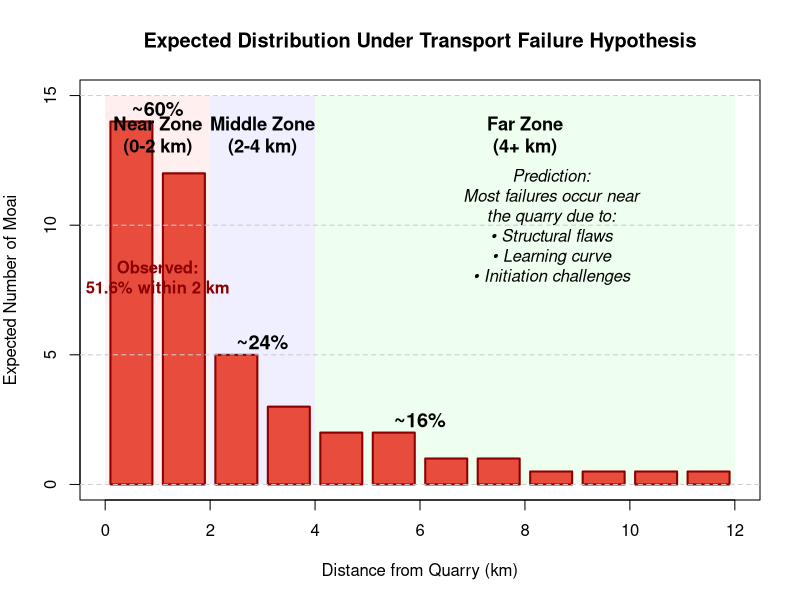
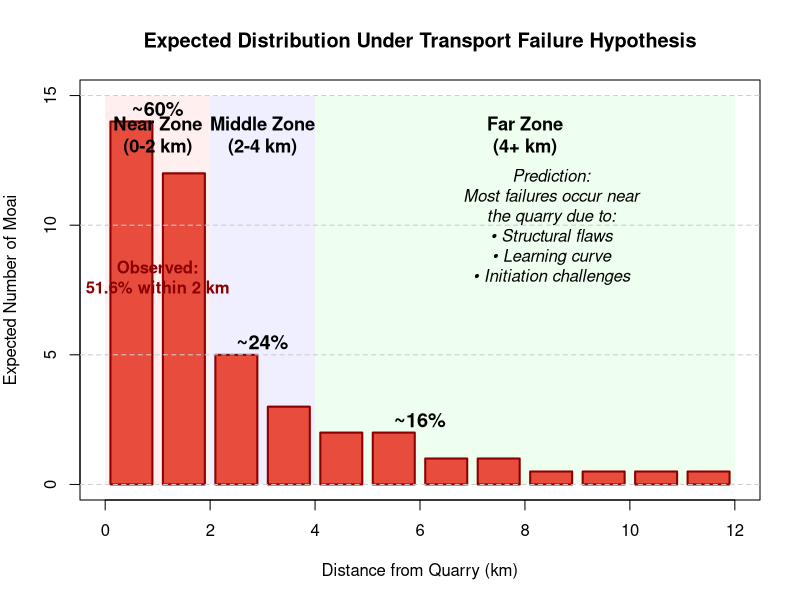
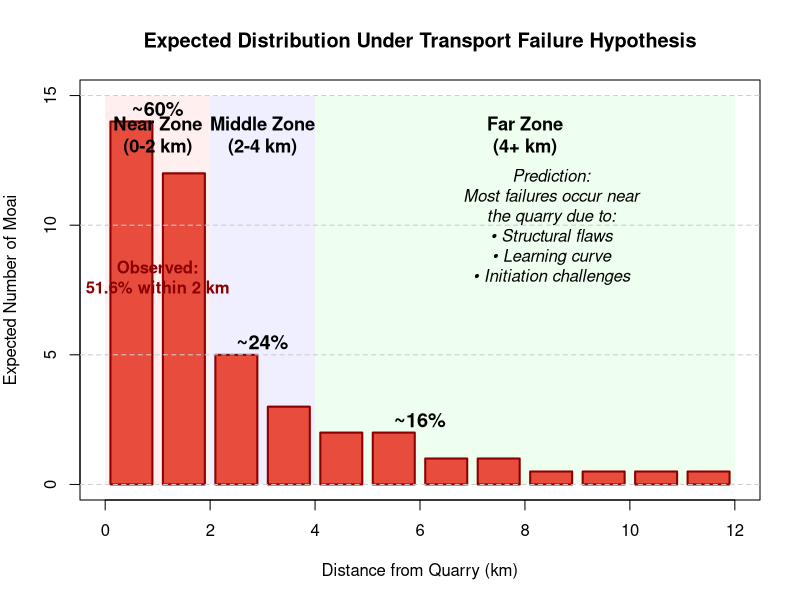
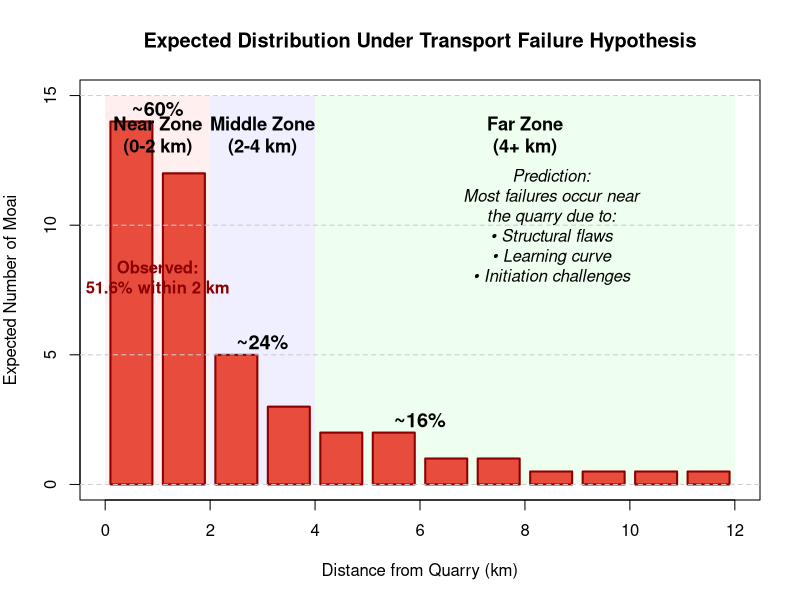

These figures' R source, in order:
#!/usr/bin/env Rscript
# Standalone R code for Figure 11: Expected distribution of road moai under transport failure hypothesis
# From: "Transport Failure Analysis of Easter Island Road Moai"

# Load required libraries (install if needed)
if (!require("ragg")) install.packages("ragg")
if (!require("svglite")) install.packages("svglite")

library(ragg)
library(svglite)

# Define color palette
moai_colors <- c(
  early = "#e74c3c",
  middle = "#3498db", 
  late = "#2ecc71",
  highlight = "#e74c3c",
  secondary = "#34495e"
)

# Create the observed percentage value
# (In the original, this was calculated from actual data)
# Here we use the reported value of 51.6% within 2 km
observed_percent_within_2km <- 51.6

# Function to create transport failure expectation figure
create_transport_failure_figure <- function(observed_pct = 51.6) {
  # Set up single panel figure
  par(mar = c(5, 4, 4, 2))
  
  # Define distance range
  max_dist <- 12
  
  # Create plot
  plot(0, 0, type = "n", xlim = c(0, max_dist), ylim = c(0, 15),
       xlab = "Distance from Quarry (km)", 
       ylab = "Expected Number of Moai",
       main = "Expected Distribution Under Transport Failure Hypothesis")
  
  # Add zone backgrounds
  rect(0, 0, 2, 15, col = rgb(1, 0.8, 0.8, 0.3), border = NA)
  rect(2, 0, 4, 15, col = rgb(0.8, 0.8, 1, 0.3), border = NA)
  rect(4, 0, max_dist, 15, col = rgb(0.8, 1, 0.8, 0.3), border = NA)
  
  # Add transport failure pattern bars
  # High concentration in first 2 km, then rapid decrease
  bar_width <- 0.8
  failure_heights <- c(14, 12, 5, 3, 2, 2, 1, 1, 0.5, 0.5, 0.5, 0.5)
  
  for (i in 1:length(failure_heights)) {
    rect(i - 0.5 - bar_width/2, 0, 
         i - 0.5 + bar_width/2, failure_heights[i], 
         col = moai_colors["highlight"], 
         border = "darkred", 
         lwd = 2)
  }
  
  # Add zone labels
  text(1, 13.5, "Near Zone\n(0-2 km)", cex = 1.1, font = 2)
  text(3, 13.5, "Middle Zone\n(2-4 km)", cex = 1.1, font = 2)
  text(8, 13.5, "Far Zone\n(4+ km)", cex = 1.1, font = 2)
  
  # Add percentage annotations
  text(1, failure_heights[1] + 0.5, "~60%", cex = 1.2, font = 2)
  text(3, failure_heights[3] + 0.5, "~24%", cex = 1.2, font = 2)
  text(6, failure_heights[6] + 0.5, "~16%", cex = 1.2, font = 2)
  
  # Add grid for easier reading
  grid(nx = NA, ny = NULL, col = "gray80", lty = 2)
  
  # Add prediction text box
  text(8.5, 10, 
       "Prediction:\nMost failures occur near\nthe quarry due to:\n• Structural flaws\n• Learning curve\n• Initiation challenges", 
       cex = 1, font = 3, adj = 0.5,
       bg = "white", box = TRUE)
  
  # Add observed value annotation
  text(1, 8, 
       sprintf("Observed:\n%.1f%% within 2 km", observed_pct), 
       cex = 1, font = 2, col = "darkred")
}

# Display the figure in current graphics device
create_transport_failure_figure(observed_percent_within_2km)

# Save figures (optional - uncomment to save)
# Create figures directory if it doesn't exist
if (!dir.exists("figures")) {
  dir.create("figures")
}

# Save as high-resolution PNG
agg_png("figures/figure11_transport_failure_expectation.png", 
        width = 8, height = 5, units = "in", res = 600)
create_transport_failure_figure(observed_percent_within_2km)
dev.off()

# Save as SVG
svglite("figures/figure11_transport_failure_expectation.svg", 
        width = 8, height = 5)
create_transport_failure_figure(observed_percent_within_2km)
dev.off()

# Save as PDF
pdf("figures/figure11_transport_failure_expectation.pdf", 
    width = 8, height = 5)
create_transport_failure_figure(observed_percent_within_2km)
dev.off()

cat("Figure 11 created successfully!\n")
cat("Files saved in 'figures' directory:\n")
cat("- figure11_transport_failure_expectation.png (600 dpi)\n")
cat("- figure11_transport_failure_expectation.svg\n")
cat("- figure11_transport_failure_expectation.pdf\n")
